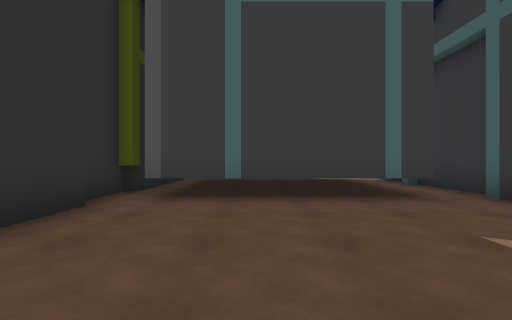
view 1 (above)

13 first-person views from a walk through a scene from a Unity 3-D project. The camera is 1.2 m above the floor, looks level and sees 85° across. The floor is counted in squares, 2 m on a side. Each view is taken from the middle of a square. On the plan, view 1 faces up. The plan holds only what a view shows up to about 9 squares ahead; the rest is blank. The place goes on beyond the plan.

view 2
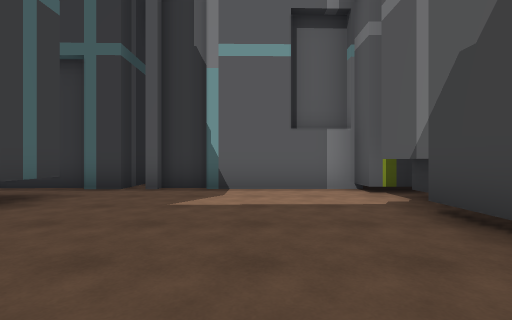

view 3
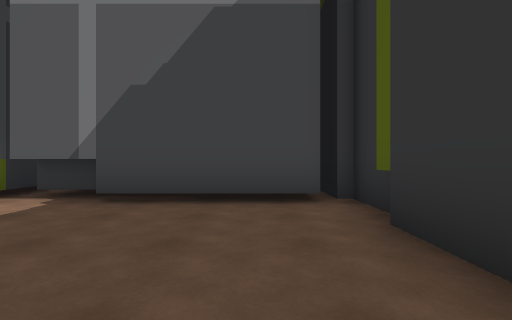

view 4
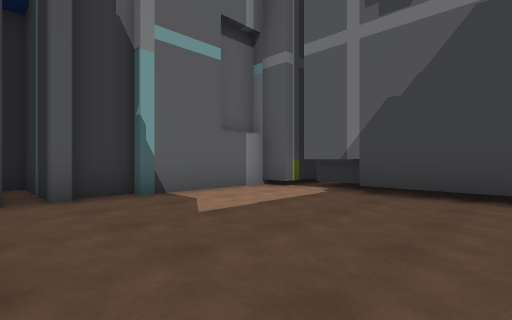

view 5
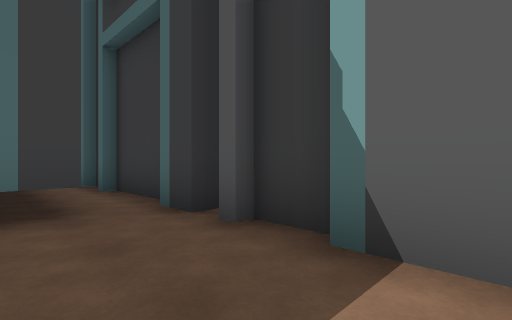

view 6
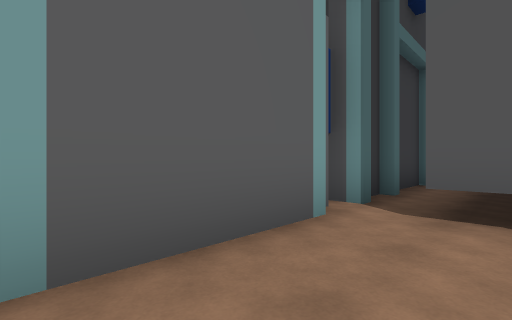

view 7
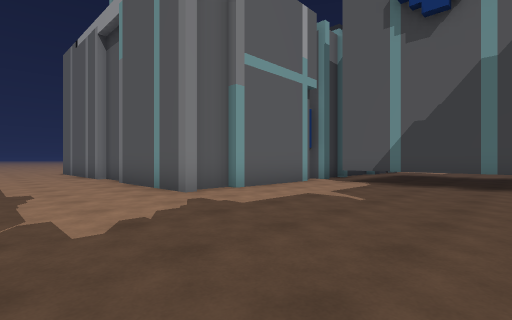

view 8
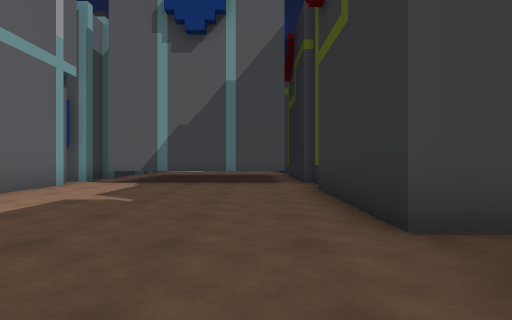

view 9
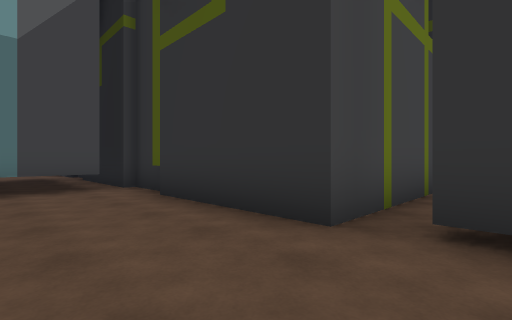

view 10
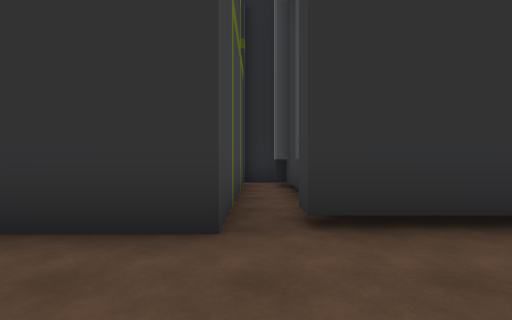

view 11
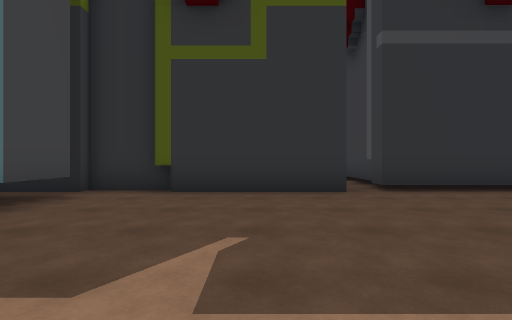

view 12
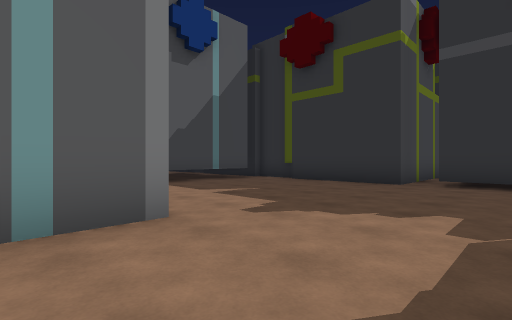

view 13
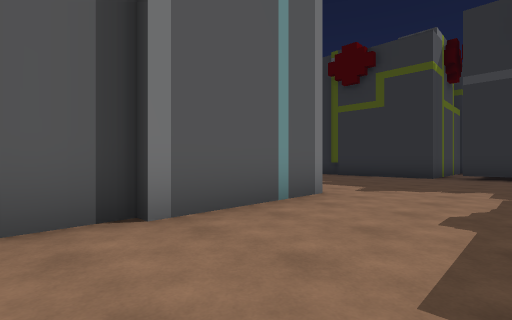

### Floor plan
Key: @ floor where view 1 was taken; # wall or solid block; . floor; T thing the floor can be seen under or through.
Columns run from 8 left of view 1 to 9 right of it. Each row starts with its distance up from view 1.
 16      #...........
 15 ######............
 14 #.................
 13   ####......######
 12      #......#
 11      #......#
 10      #......#
  9      #.####.#
  8      #.    .#
  7      #.    .#
  6      #.    .#
  5      #.TTTT.#
  4      #......#
  3      #......#
  2      #......#
  1      #......#
  0      #..@...#
 -1      ########
 -2       #   ##

Where each view was taken, in squares from view 1:
view 1: 0 up, 0 right, facing up
view 2: 1 up, 2 left, facing right
view 3: 3 up, 1 left, facing down
view 4: 4 up, 1 left, facing down-right
view 5: 1 up, 2 right, facing up-right
view 6: 12 up, 2 right, facing down-right
view 7: 16 up, 1 left, facing down-right
view 8: 16 up, 1 left, facing down
view 9: 15 up, 0 right, facing down-left
view 10: 14 up, 0 right, facing left
view 11: 12 up, 3 right, facing left
view 12: 16 up, 5 right, facing down-left
view 13: 16 up, 8 right, facing down-left
